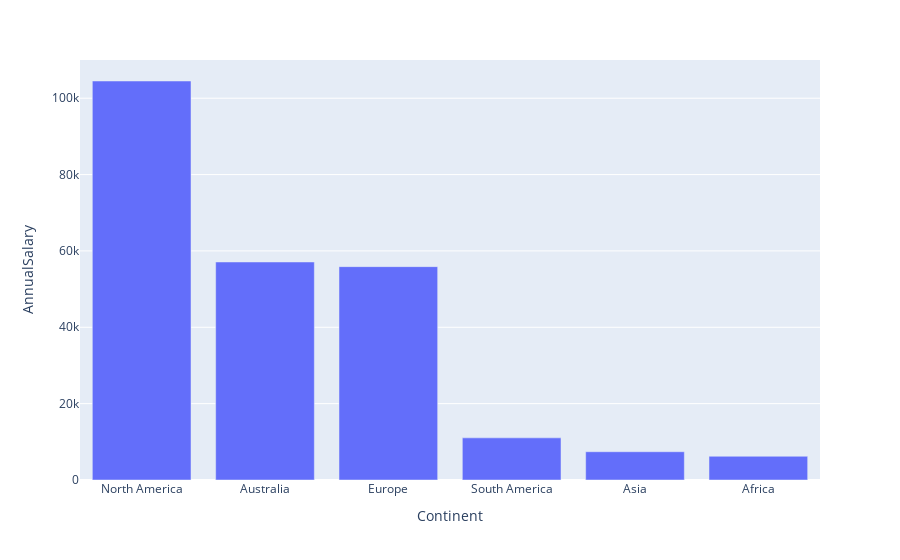

Here is the notebook cell this chart was saved with:
### Markdown cell above
### Average Salaries within each Continent

### Code cell
df1 = df.groupby('Continent').mean()['AnnualSalary'].sort_values(ascending = False).reset_index()#.plot(kind = 'bar' )
#plt.grid(False)
fig = px.bar(df1, x='Continent',y='AnnualSalary')
fig.show()

### Figure 1 — Plotly figure (JSON) as saved in the notebook; plotly's stock layout.template omitted (floating-point values rounded to 4 significant figures)
{"data": [{"alignmentgroup": "True", "hovertemplate": "Continent=%{x}<br>AnnualSalary=%{y}<extra></extra>", "legendgroup": "", "marker": {"color": "#636efa", "pattern": {"shape": ""}}, "name": "", "offsetgroup": "", "orientation": "v", "showlegend": false, "textposition": "auto", "type": "bar", "x": ["North America", "Australia", "Europe", "South America", "Asia", "Africa"], "xaxis": "x", "y": [104500.0, 57100.0, 55890.0, 11040.0, 7405.0, 6213.0], "yaxis": "y"}], "layout": {"barmode": "relative", "legend": {"tracegroupgap": 0}, "margin": {"t": 60}, "xaxis": {"anchor": "y", "domain": [0, 1], "title": {"text": "Continent"}}, "yaxis": {"anchor": "x", "domain": [0, 1], "title": {"text": "AnnualSalary"}}}}
